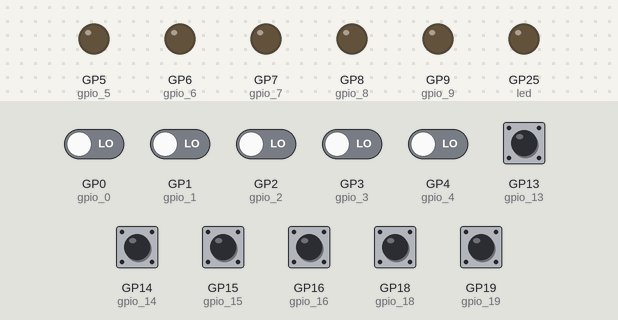
Recording of a program running on a simulated Raspberry Pi Pico running MicroPython. Parts: output pins drawn as LEDs (lit = HIGH). Dashed ring = blinking. Inputs (shaded band) come from the test bench; at power-on: GP13 (gpio_13), GP14 (gpio_14), GP15 (gpio_15), GP18 (gpio_18), GP19 (gpio_19) HIGH, GP0 (gpio_0), GP1 (gpio_1), GP2 (gpio_2), GP3 (gpio_3), GP4 (gpio_4), GP16 (gpio_16) LOW. The clock reads 2024-03-15 10:24:30 at power-on unless the program sets it; what the program prints to the serial console is not drawn.

Above: at 1.7 s.
1.8 s: GP14 (gpio_14) pulled LOW for 0.15 s
At 2.3 s:
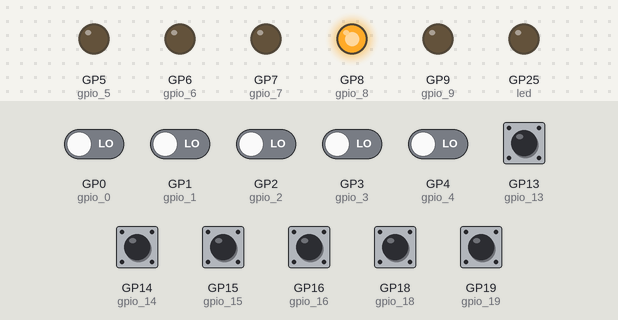
3.9 s: GP16 (gpio_16) pulled HIGH for 0.15 s
At 5.7 s:
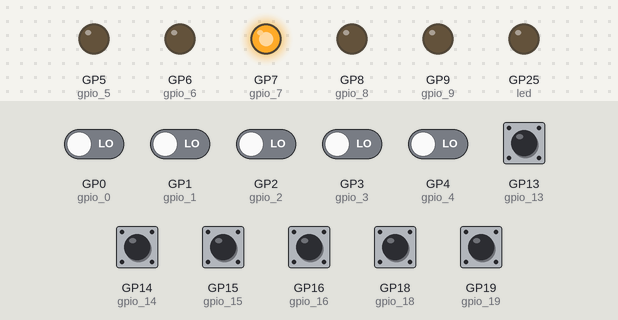
7.4 s: GP18 (gpio_18) pulled LOW for 1 s
At 7.55 s:
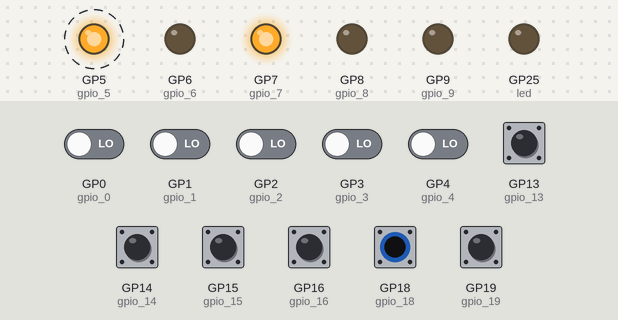
10.9 s: GP15 (gpio_15) pulled LOW for 0.15 s
At 12.2 s:
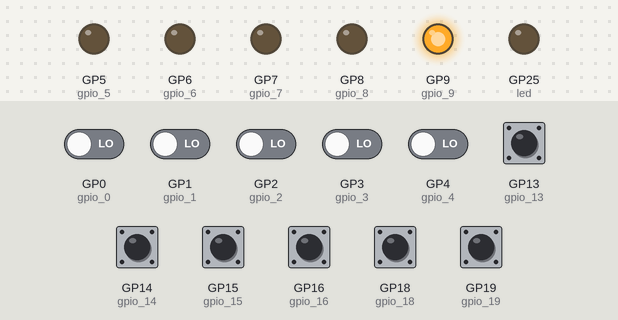
12.5 s: GP19 (gpio_19) pulled LOW for 0.15 s
At 12.65 s:
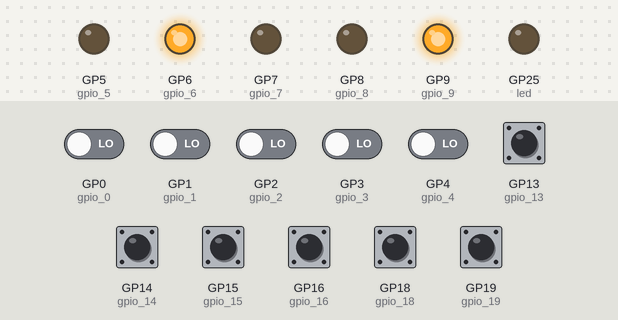
14.3 s: GP18 (gpio_18) pulled LOW for 0.15 s
At 14.45 s:
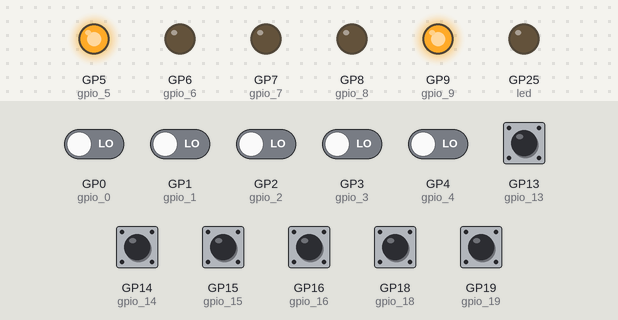
Timing chart, 0 to 17.1 s (numbered marks = the images above; inputs shaded):
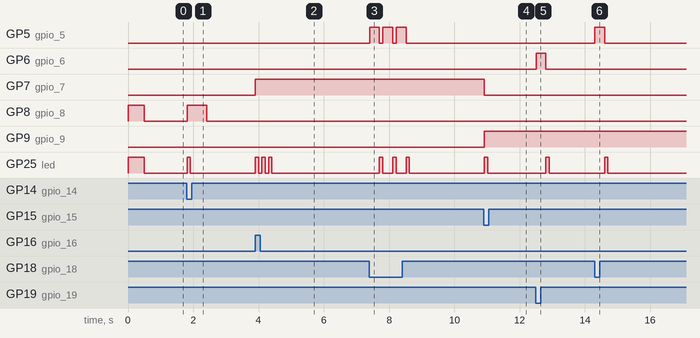

Measured:
- after the input at 1.8 s, GP8 (gpio_8): LOW → HIGH at once, → LOW 0.60 s later; GP25 (led): LOW → HIGH at once, → LOW 0.10 s later
- after the input at 3.9 s, GP7 (gpio_7): LOW → HIGH at once; GP25 (led): alternates HIGH for 0.10 s and LOW for 0.10 s, 6 changes in all, then stays LOW, starting at once
- after the input at 7.4 s, GP5 (gpio_5): alternates HIGH for 0.30 s and LOW for 0.11 s, 6 changes in all, then stays LOW, starting at once; GP25 (led): alternates HIGH for 0.10 s and LOW for 0.31 s, 6 changes in all, then stays LOW, starting after 0.30 s
- after the input at 10.9 s, GP7 (gpio_7): HIGH → LOW at once; GP9 (gpio_9): LOW → HIGH at once; GP25 (led): LOW → HIGH at once, → LOW 0.10 s later
- after the input at 12.5 s, GP6 (gpio_6): LOW → HIGH at once, → LOW 0.30 s later; GP25 (led): LOW → HIGH after 0.31 s, → LOW 0.10 s later
- after the input at 14.3 s, GP5 (gpio_5): LOW → HIGH at once, → LOW 0.30 s later; GP25 (led): LOW → HIGH after 0.31 s, → LOW 0.10 s later

The program:

OD_skateboard.py
```python
#OD_photo_V1_2_0912
from machine import Pin
import time


gpio_0 = Pin(0, Pin.IN, Pin.PULL_DOWN)
gpio_1 = Pin(1, Pin.IN, Pin.PULL_DOWN)
gpio_2 = Pin(2, Pin.IN, Pin.PULL_DOWN)
gpio_3 = Pin(3, Pin.IN, Pin.PULL_DOWN)
gpio_4 = Pin(4, Pin.IN, Pin.PULL_DOWN)
gpio_5 = Pin(5, Pin.OUT)
gpio_6 = Pin(6, Pin.OUT)
gpio_18 = Pin(18, Pin.IN, Pin.PULL_UP)
gpio_19 = Pin(19, Pin.IN, Pin.PULL_UP)

gpio_7 = Pin(7, Pin.OUT)
gpio_8 = Pin(8, Pin.OUT)
gpio_9 = Pin(9, Pin.OUT)
gpio_13 = Pin(13, Pin.IN, Pin.PULL_UP)
gpio_14 = Pin(14, Pin.IN, Pin.PULL_UP)
gpio_15 = Pin(15, Pin.IN, Pin.PULL_UP)
gpio_16 = Pin(16, Pin.IN, Pin.PULL_DOWN)

led = Pin(25, Pin.OUT)

def initialize():
    gpio_7.value(0)
    gpio_8.value(1)
    gpio_9.value(0)
    led.on()
    print("Initialization: GPIO 7,8,9 = [0,1,0], LED ON")
    time.sleep(0.5)

    gpio_7.value(0)
    gpio_8.value(0)
    gpio_9.value(0)
    led.off()
    print("Initialization completed: GPIO 7,8,9 = [0,0,0], LED OFF")

def debounce(pin):
    time.sleep(0.01)
    return pin.value() == 0

def check_gpio_01234():
    gpio_states = [
        gpio_0.value(),
        gpio_1.value(),
        gpio_2.value(),
        gpio_3.value(),
        gpio_4.value()
    ]

    print(f"GPIO 0,1,2,3,4 = {gpio_states}")


initialize()

previous_gpio_16_value = 0
last_gpio_check_time = time.time()

while True:
    current_gpio_16_value = gpio_16.value()

    if time.time() - last_gpio_check_time >= 2:
        check_gpio_01234()
        last_gpio_check_time = time.time()

    if current_gpio_16_value == 1 and previous_gpio_16_value == 0:
        start_time = time.ticks_us()

        gpio_7.value(1)
        gpio_8.value(0)
        gpio_9.value(0)
        print("GPIO 16 is HIGH, GPIO 7,8,9 = [1,0,0]")

        end_time = time.ticks_us()
        time_elapsed = time.ticks_diff(end_time, start_time)
        print(f"Time elapsed from GPIO 16 HIGH to 001 state: {time_elapsed} microseconds")

        for _ in range(3):
            led.on()
            time.sleep(0.1)
            led.off()
            time.sleep(0.1)
        print("LED blinked 3 times")

    previous_gpio_16_value = current_gpio_16_value

    if gpio_13.value() == 0 and debounce(gpio_13):
        gpio_7.value(1)
        gpio_8.value(0)
        gpio_9.value(0)
        print("GPIO 7,8,9 = [1,0,0]")

        led.on()
        time.sleep(0.1)
        led.off()

        while gpio_13.value() == 0:
            time.sleep(0.01)

    elif gpio_14.value() == 0 and debounce(gpio_14):
        gpio_7.value(0)
        gpio_8.value(1)
        gpio_9.value(0)
        print("GPIO 7,8,9 = [0,1,0]")

        led.on()
        time.sleep(0.1)
        led.off()

        time.sleep(0.5)

        gpio_8.value(0)
        print("GPIO 8 恢復為 0")

        while gpio_14.value() == 0:
            time.sleep(0.01)

    elif gpio_15.value() == 0 and debounce(gpio_15):
        gpio_7.value(0)
        gpio_8.value(0)
        gpio_9.value(1)
        print("GPIO 7,8,9 = [0,0,1]")

        led.on()
        time.sleep(0.1)
        led.off()

        while gpio_15.value() == 0:
            time.sleep(0.01)

    if gpio_18.value() == 0:
        print("GPIO 18 is LOW, pulsing GPIO 5")

        gpio_5.on()
        time.sleep(0.3)
        gpio_5.off()

        led.on()
        time.sleep(0.1)
        led.off()

    if gpio_19.value() == 0:
        print("GPIO 19 is LOW, pulsing GPIO 6")

        gpio_6.on()
        time.sleep(0.3)
        gpio_6.off()

        led.on()
        time.sleep(0.1)
        led.off()

    time.sleep(0.01)
```
